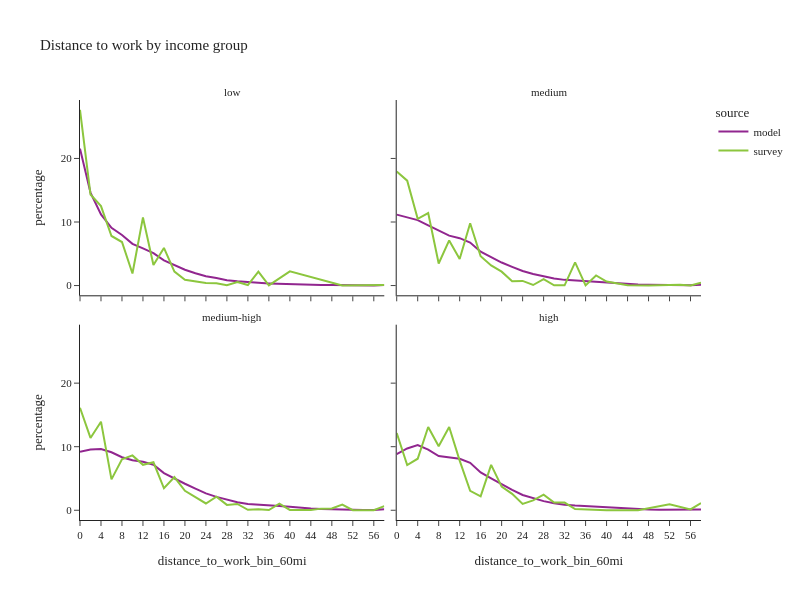

Notebook cell for this chart:
### Code cell
df_plot = per_data.groupby(['source','income_group','distance_to_work_bin_60mi'], observed=True)['person_weight'].sum().reset_index()
df_plot['percentage'] = df_plot.groupby(['source','income_group'], group_keys=False)['person_weight']. \
    apply(lambda x: 100 * x / float(x.sum()))
# df_plot

fig2 = px.line(df_plot, x='distance_to_work_bin_60mi', y="percentage", color="source",
               facet_col="income_group", facet_col_wrap=2,
               title="Distance to work by income group")
fig2.for_each_annotation(lambda a: a.update(text = a.text.split("=")[-1]))
fig2.update_layout(height=600, width=800, font=dict(size=11))
fig2.show()

### Figure 1 — Plotly figure (JSON) as saved in the notebook; plotly's stock layout.template omitted (floating-point values rounded to 4 significant figures)
{"data": [{"hovertemplate": "source=model<br>income_group=low<br>distance_to_work_bin_60mi=%{x}<br>percentage=%{y}<extra></extra>", "legendgroup": "model", "line": {"color": "#91268F", "dash": "solid"}, "marker": {"symbol": "circle"}, "mode": "lines", "name": "model", "orientation": "v", "showlegend": true, "type": "scatter", "x": ["0", "2", "4", "6", "8", "10", "12", "14", "16", "18", "20", "22", "24", "26", "28", "30", "32", "34", "36", "38", "40", "42", "44", "46", "48", "50", "52", "54", "56", "58"], "xaxis": "x3", "y": [21.55, 14.63, 11.2, 9.083, 7.961, 6.564, 5.847, 5.093, 3.967, 3.18, 2.491, 1.94, 1.453, 1.181, 0.8398, 0.6752, 0.511, 0.4266, 0.3391, 0.2702, 0.1999, 0.1456, 0.09393, 0.07928, 0.0754, 0.03878, 0.03835, 0.02758, 0.02284, 0.07454], "yaxis": "y3"}, {"hovertemplate": "source=model<br>income_group=medium<br>distance_to_work_bin_60mi=%{x}<br>percentage=%{y}<extra></extra>", "legendgroup": "model", "line": {"color": "#91268F", "dash": "solid"}, "marker": {"symbol": "circle"}, "mode": "lines", "name": "model", "orientation": "v", "showlegend": false, "type": "scatter", "x": ["0", "2", "4", "6", "8", "10", "12", "14", "16", "18", "20", "22", "24", "26", "28", "30", "32", "34", "36", "38", "40", "42", "44", "46", "48", "50", "52", "54", "56", "58"], "xaxis": "x4", "y": [11.16, 10.79, 10.3, 9.471, 8.674, 7.857, 7.452, 6.769, 5.326, 4.412, 3.623, 2.941, 2.3, 1.809, 1.448, 1.11, 0.8948, 0.7895, 0.6588, 0.5206, 0.4358, 0.3083, 0.2278, 0.1708, 0.1266, 0.08665, 0.08734, 0.05769, 0.04903, 0.1441], "yaxis": "y4"}, {"hovertemplate": "source=model<br>income_group=medium-high<br>distance_to_work_bin_60mi=%{x}<br>percentage=%{y}<extra></extra>", "legendgroup": "model", "line": {"color": "#91268F", "dash": "solid"}, "marker": {"symbol": "circle"}, "mode": "lines", "name": "model", "orientation": "v", "showlegend": false, "type": "scatter", "x": ["0", "2", "4", "6", "8", "10", "12", "14", "16", "18", "20", "22", "24", "26", "28", "30", "32", "34", "36", "38", "40", "42", "44", "46", "48", "50", "52", "54", "56", "58"], "xaxis": "x", "y": [9.196, 9.571, 9.635, 9.12, 8.351, 7.881, 7.632, 7.157, 5.849, 4.977, 4.169, 3.389, 2.653, 2.106, 1.681, 1.253, 0.9821, 0.9029, 0.7986, 0.682, 0.5383, 0.3775, 0.2717, 0.2082, 0.1526, 0.1132, 0.09157, 0.05864, 0.05125, 0.1517], "yaxis": "y"}, {"hovertemplate": "source=model<br>income_group=high<br>distance_to_work_bin_60mi=%{x}<br>percentage=%{y}<extra></extra>", "legendgroup": "model", "line": {"color": "#91268F", "dash": "solid"}, "marker": {"symbol": "circle"}, "mode": "lines", "name": "model", "orientation": "v", "showlegend": false, "type": "scatter", "x": ["0", "2", "4", "6", "8", "10", "12", "14", "16", "18", "20", "22", "24", "26", "28", "30", "32", "34", "36", "38", "40", "42", "44", "46", "48", "50", "52", "54", "56", "58"], "xaxis": "x2", "y": [8.837, 9.728, 10.25, 9.534, 8.523, 8.261, 8.104, 7.466, 5.943, 5.002, 4.062, 3.196, 2.41, 1.883, 1.439, 1.119, 0.8641, 0.7329, 0.64, 0.529, 0.3805, 0.2919, 0.2123, 0.1494, 0.1125, 0.0779, 0.07012, 0.0479, 0.03471, 0.1019], "yaxis": "y2"}, {"hovertemplate": "source=survey<br>income_group=low<br>distance_to_work_bin_60mi=%{x}<br>percentage=%{y}<extra></extra>", "legendgroup": "survey", "line": {"color": "#8CC63E", "dash": "solid"}, "marker": {"symbol": "circle"}, "mode": "lines", "name": "survey", "orientation": "v", "showlegend": true, "type": "scatter", "x": ["0", "2", "4", "6", "8", "10", "12", "14", "16", "18", "20", "24", "26", "28", "30", "32", "34", "36", "40", "50", "58"], "xaxis": "x3", "y": [27.66, 14.33, 12.51, 7.801, 6.846, 1.903, 10.72, 3.231, 5.922, 2.193, 0.9032, 0.4028, 0.3593, 0.04132, 0.545, 0.0813, 2.183, 0.04084, 2.228, 0.01482, 0.07868], "yaxis": "y3"}, {"hovertemplate": "source=survey<br>income_group=medium<br>distance_to_work_bin_60mi=%{x}<br>percentage=%{y}<extra></extra>", "legendgroup": "survey", "line": {"color": "#8CC63E", "dash": "solid"}, "marker": {"symbol": "circle"}, "mode": "lines", "name": "survey", "orientation": "v", "showlegend": false, "type": "scatter", "x": ["0", "2", "4", "6", "8", "10", "12", "14", "16", "18", "20", "22", "24", "26", "28", "30", "32", "34", "36", "38", "40", "44", "48", "54", "56", "58"], "xaxis": "x4", "y": [17.93, 16.51, 10.49, 11.4, 3.466, 7.104, 4.186, 9.798, 4.613, 3.17, 2.184, 0.6814, 0.7263, 0.08738, 1.026, 0.04481, 0.03725, 3.656, 0.03091, 1.597, 0.6333, 0.04258, 0.01046, 0.1352, 0.006476, 0.4298], "yaxis": "y4"}, {"hovertemplate": "source=survey<br>income_group=medium-high<br>distance_to_work_bin_60mi=%{x}<br>percentage=%{y}<extra></extra>", "legendgroup": "survey", "line": {"color": "#8CC63E", "dash": "solid"}, "marker": {"symbol": "circle"}, "mode": "lines", "name": "survey", "orientation": "v", "showlegend": false, "type": "scatter", "x": ["0", "2", "4", "6", "8", "10", "12", "14", "16", "18", "20", "22", "24", "26", "28", "30", "32", "34", "36", "38", "40", "44", "46", "48", "50", "52", "56", "58"], "xaxis": "x", "y": [16.12, 11.38, 13.94, 4.865, 8.02, 8.628, 7.152, 7.552, 3.459, 5.216, 3.059, 2.072, 1.068, 2.126, 0.8448, 0.9899, 0.07013, 0.1539, 0.02919, 1.049, 0.0487, 0.04894, 0.2551, 0.2846, 0.8766, 0.01557, 0.0184, 0.6568], "yaxis": "y"}, {"hovertemplate": "source=survey<br>income_group=high<br>distance_to_work_bin_60mi=%{x}<br>percentage=%{y}<extra></extra>", "legendgroup": "survey", "line": {"color": "#8CC63E", "dash": "solid"}, "marker": {"symbol": "circle"}, "mode": "lines", "name": "survey", "orientation": "v", "showlegend": false, "type": "scatter", "x": ["0", "2", "4", "6", "8", "10", "12", "14", "16", "18", "20", "22", "24", "26", "28", "30", "32", "34", "40", "42", "46", "52", "56", "58"], "xaxis": "x2", "y": [12.16, 7.121, 8.109, 13.1, 10.06, 13.11, 7.803, 3.06, 2.19, 7.15, 3.729, 2.578, 1.004, 1.553, 2.456, 1.205, 1.215, 0.184, 0.003106, 0.008944, 0.01056, 0.9227, 0.1417, 1.136], "yaxis": "y2"}], "layout": {"annotations": [{"font": {}, "showarrow": false, "text": "medium-high", "x": 0.245, "xanchor": "center", "xref": "paper", "y": 0.465, "yanchor": "bottom", "yref": "paper"}, {"font": {}, "showarrow": false, "text": "high", "x": 0.755, "xanchor": "center", "xref": "paper", "y": 0.465, "yanchor": "bottom", "yref": "paper"}, {"font": {}, "showarrow": false, "text": "low", "x": 0.245, "xanchor": "center", "xref": "paper", "y": 1.0, "yanchor": "bottom", "yref": "paper"}, {"font": {}, "showarrow": false, "text": "medium", "x": 0.755, "xanchor": "center", "xref": "paper", "y": 1.0, "yanchor": "bottom", "yref": "paper"}], "font": {"size": 11}, "height": 600, "legend": {"title": {"text": "source"}, "tracegroupgap": 0}, "title": {"text": "Distance to work by income group"}, "width": 800, "xaxis": {"anchor": "y", "domain": [0.0, 0.49], "title": {"text": "distance_to_work_bin_60mi"}}, "xaxis2": {"anchor": "y2", "domain": [0.51, 1.0], "matches": "x", "title": {"text": "distance_to_work_bin_60mi"}}, "xaxis3": {"anchor": "y3", "domain": [0.0, 0.49], "matches": "x", "showticklabels": false}, "xaxis4": {"anchor": "y4", "domain": [0.51, 1.0], "matches": "x", "showticklabels": false}, "yaxis": {"anchor": "x", "domain": [0.0, 0.465], "title": {"text": "percentage"}}, "yaxis2": {"anchor": "x2", "domain": [0.0, 0.465], "matches": "y", "showticklabels": false}, "yaxis3": {"anchor": "x3", "domain": [0.535, 1.0], "matches": "y", "title": {"text": "percentage"}}, "yaxis4": {"anchor": "x4", "domain": [0.535, 1.0], "matches": "y", "showticklabels": false}}}
